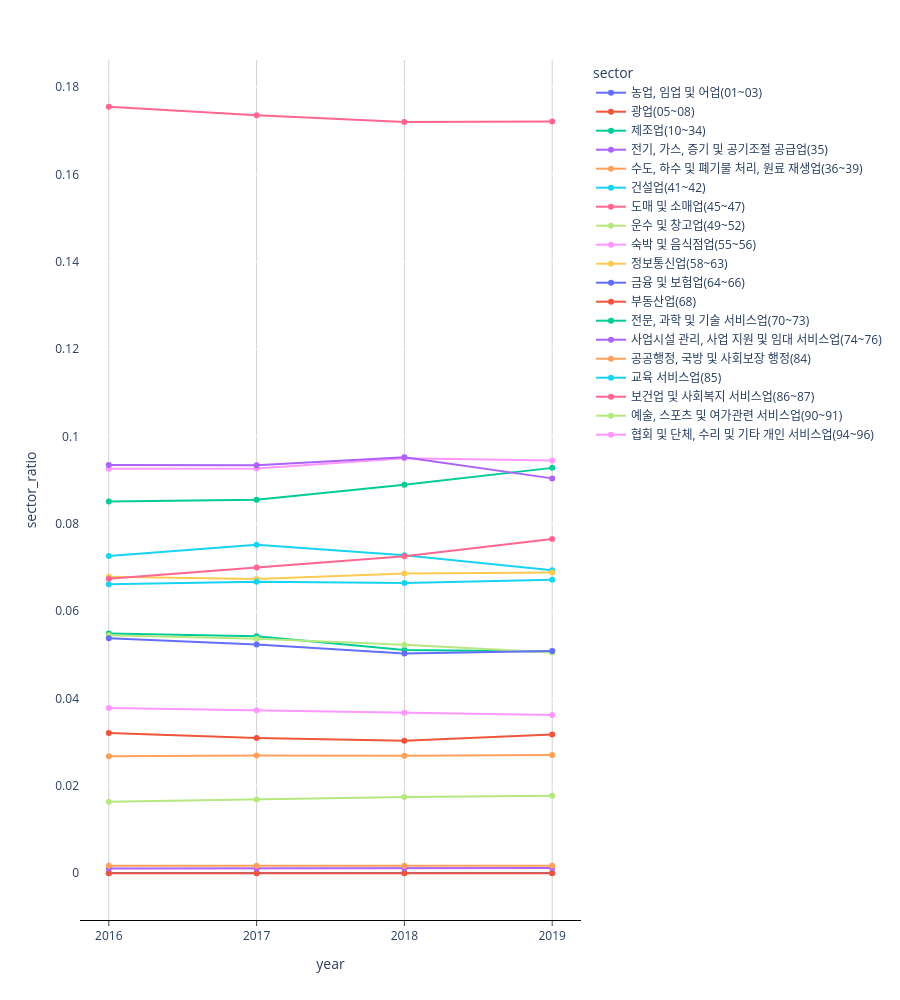

Notebook cell for this chart:
### Code cell
fig = px.line(industry_seoul, 
              x="year", y="sector_ratio", 
              color="sector", 
              markers = True, 
              height = 1000)

fig.update_layout(plot_bgcolor='white')



fig.update_xaxes(
    # mirror=True,
    ticks='outside',
    showline=True,
    linecolor='black',
    gridcolor='lightgrey',
    tickvals=[2016, 2017, 2018, 2019],
                 ticktext = ['2016', '2017', '2018', '2019']
)

fig.show()

### Figure 1 — Plotly figure (JSON) as saved in the notebook; plotly's stock layout.template omitted (floating-point values rounded to 4 significant figures)
{"data": [{"hovertemplate": "sector=농업, 임업 및 어업(01~03)<br>year=%{x}<br>sector_ratio=%{y}<extra></extra>", "legendgroup": "농업, 임업 및 어업(01~03)", "line": {"color": "#636efa", "dash": "solid"}, "marker": {"symbol": "circle"}, "mode": "lines+markers", "name": "농업, 임업 및 어업(01~03)", "orientation": "v", "showlegend": true, "type": "scatter", "x": [2016, 2017, 2018, 2019], "xaxis": "x", "y": [9.135e-05, 9.16e-05, 8.866e-05, 8.15e-05], "yaxis": "y"}, {"hovertemplate": "sector=광업(05~08)<br>year=%{x}<br>sector_ratio=%{y}<extra></extra>", "legendgroup": "광업(05~08)", "line": {"color": "#EF553B", "dash": "solid"}, "marker": {"symbol": "circle"}, "mode": "lines+markers", "name": "광업(05~08)", "orientation": "v", "showlegend": true, "type": "scatter", "x": [2016, 2017, 2018, 2019], "xaxis": "x", "y": [1.142e-05, 1.289e-05, 1.554e-05, 8.227e-06], "yaxis": "y"}, {"hovertemplate": "sector=제조업(10~34)<br>year=%{x}<br>sector_ratio=%{y}<extra></extra>", "legendgroup": "제조업(10~34)", "line": {"color": "#00cc96", "dash": "solid"}, "marker": {"symbol": "circle"}, "mode": "lines+markers", "name": "제조업(10~34)", "orientation": "v", "showlegend": true, "type": "scatter", "x": [2016, 2017, 2018, 2019], "xaxis": "x", "y": [0.05488, 0.05428, 0.05114, 0.05075], "yaxis": "y"}, {"hovertemplate": "sector=전기, 가스, 증기 및 공기조절 공급업(35)<br>year=%{x}<br>sector_ratio=%{y}<extra></extra>", "legendgroup": "전기, 가스, 증기 및 공기조절 공급업(35)", "line": {"color": "#ab63fa", "dash": "solid"}, "marker": {"symbol": "circle"}, "mode": "lines+markers", "name": "전기, 가스, 증기 및 공기조절 공급업(35)", "orientation": "v", "showlegend": true, "type": "scatter", "x": [2016, 2017, 2018, 2019], "xaxis": "x", "y": [0.001114, 0.001089, 0.001167, 0.001193], "yaxis": "y"}, {"hovertemplate": "sector=수도, 하수 및 폐기물 처리, 원료 재생업(36~39)<br>year=%{x}<br>sector_ratio=%{y}<extra></extra>", "legendgroup": "수도, 하수 및 폐기물 처리, 원료 재생업(36~39)", "line": {"color": "#FFA15A", "dash": "solid"}, "marker": {"symbol": "circle"}, "mode": "lines+markers", "name": "수도, 하수 및 폐기물 처리, 원료 재생업(36~39)", "orientation": "v", "showlegend": true, "type": "scatter", "x": [2016, 2017, 2018, 2019], "xaxis": "x", "y": [0.001703, 0.001751, 0.001754, 0.001752], "yaxis": "y"}, {"hovertemplate": "sector=건설업(41~42)<br>year=%{x}<br>sector_ratio=%{y}<extra></extra>", "legendgroup": "건설업(41~42)", "line": {"color": "#19d3f3", "dash": "solid"}, "marker": {"symbol": "circle"}, "mode": "lines+markers", "name": "건설업(41~42)", "orientation": "v", "showlegend": true, "type": "scatter", "x": [2016, 2017, 2018, 2019], "xaxis": "x", "y": [0.07266, 0.07524, 0.0728, 0.06941], "yaxis": "y"}, {"hovertemplate": "sector=도매 및 소매업(45~47)<br>year=%{x}<br>sector_ratio=%{y}<extra></extra>", "legendgroup": "도매 및 소매업(45~47)", "line": {"color": "#FF6692", "dash": "solid"}, "marker": {"symbol": "circle"}, "mode": "lines+markers", "name": "도매 및 소매업(45~47)", "orientation": "v", "showlegend": true, "type": "scatter", "x": [2016, 2017, 2018, 2019], "xaxis": "x", "y": [0.1755, 0.1735, 0.172, 0.1721], "yaxis": "y"}, {"hovertemplate": "sector=운수 및 창고업(49~52)<br>year=%{x}<br>sector_ratio=%{y}<extra></extra>", "legendgroup": "운수 및 창고업(49~52)", "line": {"color": "#B6E880", "dash": "solid"}, "marker": {"symbol": "circle"}, "mode": "lines+markers", "name": "운수 및 창고업(49~52)", "orientation": "v", "showlegend": true, "type": "scatter", "x": [2016, 2017, 2018, 2019], "xaxis": "x", "y": [0.05448, 0.05367, 0.05232, 0.05054], "yaxis": "y"}, {"hovertemplate": "sector=숙박 및 음식점업(55~56)<br>year=%{x}<br>sector_ratio=%{y}<extra></extra>", "legendgroup": "숙박 및 음식점업(55~56)", "line": {"color": "#FF97FF", "dash": "solid"}, "marker": {"symbol": "circle"}, "mode": "lines+markers", "name": "숙박 및 음식점업(55~56)", "orientation": "v", "showlegend": true, "type": "scatter", "x": [2016, 2017, 2018, 2019], "xaxis": "x", "y": [0.09261, 0.09268, 0.09501, 0.09449], "yaxis": "y"}, {"hovertemplate": "sector=정보통신업(58~63)<br>year=%{x}<br>sector_ratio=%{y}<extra></extra>", "legendgroup": "정보통신업(58~63)", "line": {"color": "#FECB52", "dash": "solid"}, "marker": {"symbol": "circle"}, "mode": "lines+markers", "name": "정보통신업(58~63)", "orientation": "v", "showlegend": true, "type": "scatter", "x": [2016, 2017, 2018, 2019], "xaxis": "x", "y": [0.0679, 0.06739, 0.06866, 0.06889], "yaxis": "y"}, {"hovertemplate": "sector=금융 및 보험업(64~66)<br>year=%{x}<br>sector_ratio=%{y}<extra></extra>", "legendgroup": "금융 및 보험업(64~66)", "line": {"color": "#636efa", "dash": "solid"}, "marker": {"symbol": "circle"}, "mode": "lines+markers", "name": "금융 및 보험업(64~66)", "orientation": "v", "showlegend": true, "type": "scatter", "x": [2016, 2017, 2018, 2019], "xaxis": "x", "y": [0.05379, 0.05239, 0.05033, 0.05091], "yaxis": "y"}, {"hovertemplate": "sector=부동산업(68)<br>year=%{x}<br>sector_ratio=%{y}<extra></extra>", "legendgroup": "부동산업(68)", "line": {"color": "#EF553B", "dash": "solid"}, "marker": {"symbol": "circle"}, "mode": "lines+markers", "name": "부동산업(68)", "orientation": "v", "showlegend": true, "type": "scatter", "x": [2016, 2017, 2018, 2019], "xaxis": "x", "y": [0.03211, 0.03098, 0.03033, 0.03178], "yaxis": "y"}, {"hovertemplate": "sector=전문, 과학 및 기술 서비스업(70~73)<br>year=%{x}<br>sector_ratio=%{y}<extra></extra>", "legendgroup": "전문, 과학 및 기술 서비스업(70~73)", "line": {"color": "#00cc96", "dash": "solid"}, "marker": {"symbol": "circle"}, "mode": "lines+markers", "name": "전문, 과학 및 기술 서비스업(70~73)", "orientation": "v", "showlegend": true, "type": "scatter", "x": [2016, 2017, 2018, 2019], "xaxis": "x", "y": [0.08509, 0.08551, 0.08895, 0.09282], "yaxis": "y"}, {"hovertemplate": "sector=사업시설 관리, 사업 지원 및 임대 서비스업(74~76)<br>year=%{x}<br>sector_ratio=%{y}<extra></extra>", "legendgroup": "사업시설 관리, 사업 지원 및 임대 서비스업(74~76)", "line": {"color": "#ab63fa", "dash": "solid"}, "marker": {"symbol": "circle"}, "mode": "lines+markers", "name": "사업시설 관리, 사업 지원 및 임대 서비스업(74~76)", "orientation": "v", "showlegend": true, "type": "scatter", "x": [2016, 2017, 2018, 2019], "xaxis": "x", "y": [0.09346, 0.09344, 0.09527, 0.09041], "yaxis": "y"}, {"hovertemplate": "sector=공공행정, 국방 및 사회보장 행정(84)<br>year=%{x}<br>sector_ratio=%{y}<extra></extra>", "legendgroup": "공공행정, 국방 및 사회보장 행정(84)", "line": {"color": "#FFA15A", "dash": "solid"}, "marker": {"symbol": "circle"}, "mode": "lines+markers", "name": "공공행정, 국방 및 사회보장 행정(84)", "orientation": "v", "showlegend": true, "type": "scatter", "x": [2016, 2017, 2018, 2019], "xaxis": "x", "y": [0.02678, 0.02698, 0.02689, 0.02709], "yaxis": "y"}, {"hovertemplate": "sector=교육 서비스업(85)<br>year=%{x}<br>sector_ratio=%{y}<extra></extra>", "legendgroup": "교육 서비스업(85)", "line": {"color": "#19d3f3", "dash": "solid"}, "marker": {"symbol": "circle"}, "mode": "lines+markers", "name": "교육 서비스업(85)", "orientation": "v", "showlegend": true, "type": "scatter", "x": [2016, 2017, 2018, 2019], "xaxis": "x", "y": [0.06615, 0.06675, 0.06644, 0.06721], "yaxis": "y"}, {"hovertemplate": "sector=보건업 및 사회복지 서비스업(86~87)<br>year=%{x}<br>sector_ratio=%{y}<extra></extra>", "legendgroup": "보건업 및 사회복지 서비스업(86~87)", "line": {"color": "#FF6692", "dash": "solid"}, "marker": {"symbol": "circle"}, "mode": "lines+markers", "name": "보건업 및 사회복지 서비스업(86~87)", "orientation": "v", "showlegend": true, "type": "scatter", "x": [2016, 2017, 2018, 2019], "xaxis": "x", "y": [0.06744, 0.07003, 0.07261, 0.07655], "yaxis": "y"}, {"hovertemplate": "sector=예술, 스포츠 및 여가관련 서비스업(90~91)<br>year=%{x}<br>sector_ratio=%{y}<extra></extra>", "legendgroup": "예술, 스포츠 및 여가관련 서비스업(90~91)", "line": {"color": "#B6E880", "dash": "solid"}, "marker": {"symbol": "circle"}, "mode": "lines+markers", "name": "예술, 스포츠 및 여가관련 서비스업(90~91)", "orientation": "v", "showlegend": true, "type": "scatter", "x": [2016, 2017, 2018, 2019], "xaxis": "x", "y": [0.0164, 0.01689, 0.01748, 0.01774], "yaxis": "y"}, {"hovertemplate": "sector=협회 및 단체, 수리 및 기타 개인 서비스업(94~96)<br>year=%{x}<br>sector_ratio=%{y}<extra></extra>", "legendgroup": "협회 및 단체, 수리 및 기타 개인 서비스업(94~96)", "line": {"color": "#FF97FF", "dash": "solid"}, "marker": {"symbol": "circle"}, "mode": "lines+markers", "name": "협회 및 단체, 수리 및 기타 개인 서비스업(94~96)", "orientation": "v", "showlegend": true, "type": "scatter", "x": [2016, 2017, 2018, 2019], "xaxis": "x", "y": [0.03785, 0.0373, 0.03673, 0.03626], "yaxis": "y"}], "layout": {"height": 1000, "legend": {"title": {"text": "sector"}, "tracegroupgap": 0}, "margin": {"t": 60}, "plot_bgcolor": "white", "xaxis": {"anchor": "y", "domain": [0, 1], "gridcolor": "lightgrey", "linecolor": "black", "showline": true, "ticks": "outside", "ticktext": ["2016", "2017", "2018", "2019"], "tickvals": [2016, 2017, 2018, 2019], "title": {"text": "year"}}, "yaxis": {"anchor": "x", "domain": [0, 1], "title": {"text": "sector_ratio"}}}}
